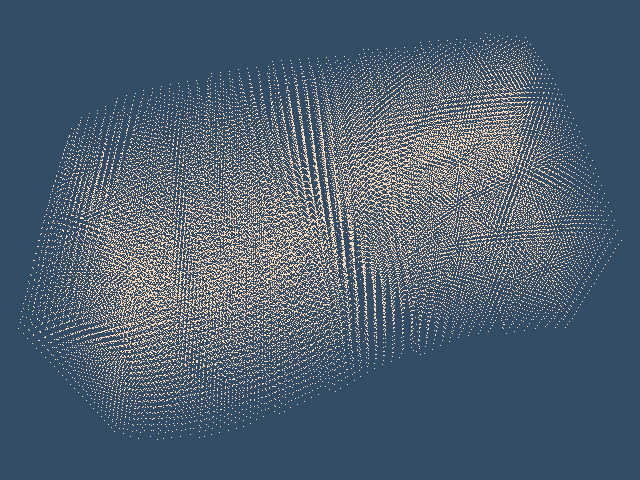

Write Python code to recreate this figure.
#!/usr/bin/env python

# Read PLOT3D grid (combxyz.bin) and solution (combq.bin) files, extract
# the structured grid surface geometry, and render it.

import os
from pathlib import Path

# Factory overrides: importing these modules registers the OpenGL rendering
# and interaction style implementations for vtkRenderingCore factory classes.
import vtkmodules.vtkInteractionStyle  # noqa: F401
import vtkmodules.vtkRenderingOpenGL2  # noqa: F401
# VTK pipeline classes used in this example
from vtkmodules.vtkFiltersGeometry import vtkStructuredGridGeometryFilter
from vtkmodules.vtkIOParallel import vtkMultiBlockPLOT3DReader
from vtkmodules.vtkRenderingCore import (
    vtkActor,
    vtkPolyDataMapper,
    vtkRenderWindow,
    vtkRenderWindowInteractor,
    vtkRenderer,
)

# Colors (normalized RGB)
peach_puff_rgb = (1.0, 0.855, 0.725)
background_rgb = (0.200, 0.302, 0.400)

# Data directory: defaults to the folder containing this script
data_dir = Path(os.environ.get("VPE_DATA_DIR", Path(__file__).parent))

# Reader: load PLOT3D grid and solution files
reader = vtkMultiBlockPLOT3DReader()
reader.SetXYZFileName(str(data_dir / "combxyz.bin"))
reader.SetQFileName(str(data_dir / "combq.bin"))
reader.SetScalarFunctionNumber(100)
reader.SetVectorFunctionNumber(202)
reader.Update()

# Geometry filter: extract the surface of the structured grid
geometry = vtkStructuredGridGeometryFilter()
geometry.SetInputData(reader.GetOutput().GetBlock(0))

# Mapper: map polygon data to graphics primitives
mapper = vtkPolyDataMapper()
mapper.SetInputConnection(geometry.GetOutputPort())
mapper.ScalarVisibilityOff()

# Actor: assign the mapped geometry
actor = vtkActor()
actor.SetMapper(mapper)
actor.GetProperty().SetColor(peach_puff_rgb)

# Renderer: assemble the scene and configure the camera
renderer = vtkRenderer()
renderer.AddActor(actor)
renderer.SetBackground(background_rgb)

# Window: display the rendered scene
render_window = vtkRenderWindow()
render_window.AddRenderer(renderer)
render_window.SetWindowName("read plot3d")
render_window.SetMultiSamples(0)
render_window.SetSize(640, 480)

# Interactor: handle mouse and keyboard events
render_window_interactor = vtkRenderWindowInteractor()
render_window_interactor.SetRenderWindow(render_window)

# Scene: configure the camera
renderer.GetActiveCamera().SetPosition(5.02611, -23.535, 50.3979)
renderer.GetActiveCamera().SetFocalPoint(9.33614, 0.0414149, 30.112)
renderer.GetActiveCamera().SetViewUp(-0.0676794, 0.657814, 0.750134)
renderer.GetActiveCamera().SetDistance(31.3997)
renderer.GetActiveCamera().SetClippingRange(12.1468, 55.8147)

render_window_interactor.Initialize()
render_window_interactor.Start()
